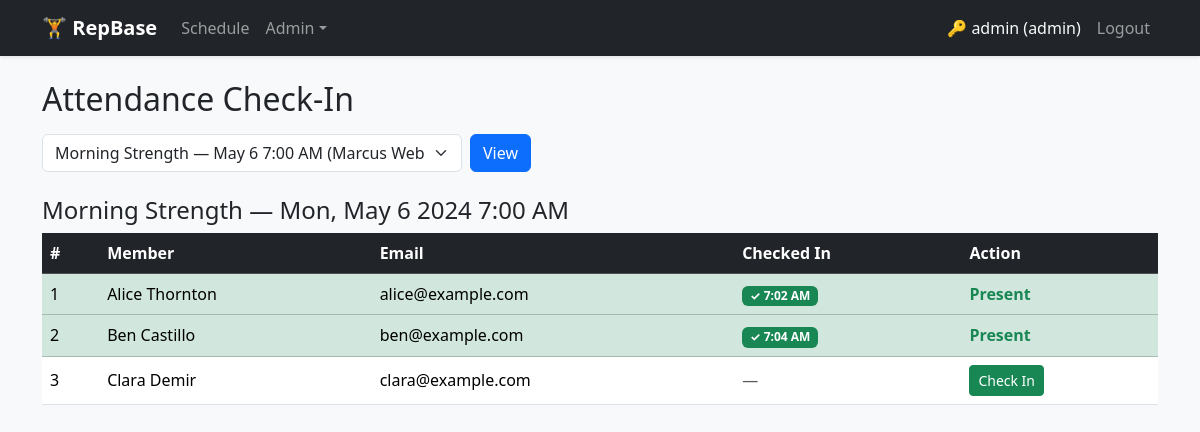
Screenshot of /attendance.php?class_id=1 (signed in) with the database file from the repository.
### tables this page shows
CREATE TABLE class (
    Class_id   INT UNSIGNED AUTO_INCREMENT PRIMARY KEY,
    Title      VARCHAR(120)  NOT NULL,
    Trainer_id INT UNSIGNED  NOT NULL,
    StartsAt   DATETIME      NOT NULL,
    Capacity   INT UNSIGNED  NOT NULL DEFAULT 20,
    Room       VARCHAR(60)   DEFAULT NULL,
    CONSTRAINT fk_cl_trainer FOREIGN KEY (Trainer_id) REFERENCES trainer (Trainer_id) ON DELETE RESTRICT
);

CREATE TABLE booking (
    Booking_id INT UNSIGNED AUTO_INCREMENT PRIMARY KEY,
    Class_id   INT UNSIGNED NOT NULL,
    Member_id  INT UNSIGNED NOT NULL,
    BookedAt   DATETIME     NOT NULL DEFAULT CURRENT_TIMESTAMP,
    Status     ENUM('booked','waitlisted','cancelled') NOT NULL DEFAULT 'booked',
    CONSTRAINT fk_bk_class  FOREIGN KEY (Class_id)  REFERENCES class  (Class_id)  ON DELETE CASCADE,
    CONSTRAINT fk_bk_member FOREIGN KEY (Member_id) REFERENCES member (Member_id) ON DELETE CASCADE,
    CONSTRAINT uq_class_member UNIQUE (Class_id, Member_id)
);

CREATE TABLE member (
    Member_id  INT UNSIGNED AUTO_INCREMENT PRIMARY KEY,
    Name       VARCHAR(120)  NOT NULL,
    Email      VARCHAR(180)  NOT NULL UNIQUE,
    Password   VARCHAR(255)  NOT NULL,
    Phone      VARCHAR(30)   DEFAULT NULL,
    JoinDate   DATE          NOT NULL DEFAULT (CURDATE())
);

CREATE TABLE attendance (
    Class_id    INT UNSIGNED NOT NULL,
    Member_id   INT UNSIGNED NOT NULL,
    CheckedInAt DATETIME     NOT NULL DEFAULT CURRENT_TIMESTAMP,
    PRIMARY KEY (Class_id, Member_id),
    CONSTRAINT fk_at_class  FOREIGN KEY (Class_id)  REFERENCES class  (Class_id)  ON DELETE CASCADE,
    CONSTRAINT fk_at_member FOREIGN KEY (Member_id) REFERENCES member (Member_id) ON DELETE CASCADE
);

### attendance.php (the view, shortened to what this page needs)
<?php
require_once __DIR__ . '/helpers.php';
$db      = db();
$classId = (int)($_GET['class_id'] ?? $_POST['class_id'] ?? 0);
$allClasses = $db->query("
    SELECT c.Class_id, c.Title, c.StartsAt, t.Name AS TrainerName
    FROM class c JOIN trainer t ON t.Trainer_id = c.Trainer_id
    ORDER BY c.StartsAt DESC
")->fetchAll();
$classInfo = null;
$bookings  = [];
if ($classId) {
    $stmt = $db->prepare("
        SELECT c.*, t.Name AS TrainerName
        FROM class c JOIN trainer t ON t.Trainer_id = c.Trainer_id
        WHERE c.Class_id = ?
    ");
    $stmt->execute([$classId]);
    $classInfo = $stmt->fetch();
    $stmt = $db->prepare("
        SELECT b.Booking_id, b.Member_id, b.Status,
               m.Name AS MemberName, m.Email,
               a.CheckedInAt
        FROM booking b
        JOIN member m ON m.Member_id = b.Member_id
        LEFT JOIN attendance a
            ON a.Class_id = b.Class_id AND a.Member_id = b.Member_id
        WHERE b.Class_id = ? AND b.Status = 'booked'
        ORDER BY m.Name ASC
    ");
    $stmt->execute([$classId]);
    $bookings = $stmt->fetchAll();
}
?>
<div class="container">
  <h2 class="mb-3">Attendance Check-In</h2>
  <form method="get" class="mb-4 d-flex gap-2">
    <select name="class_id" class="form-select" style="max-width:420px">
      <?php foreach ($allClasses as $cl): ?>
      <option value="<?= (int)$cl['Class_id'] ?>"
              <?= $cl['Class_id'] == $classId ? 'selected' : '' ?>>
        <?= e($cl['Title']) ?> — <?= e(date('M j g:i A', strtotime($cl['StartsAt']))) ?>
      </option>
      <?php endforeach; ?>
    </select>
    <button class="btn btn-primary" type="submit">View</button>
  </form>
  <?php if ($classInfo): ?>
  <h4><?= e($classInfo['Title']) ?> — <?= e(date('D, M j Y g:i A', strtotime($classInfo['StartsAt']))) ?></h4>
  <?php if (empty($bookings)): ?>
    <p class="text-muted">No confirmed bookings for this class.</p>
  <?php else: ?>
  <div class="table-responsive">
    <table class="table table-hover align-middle">
      <thead class="table-dark">
        <tr><th>#</th><th>Member</th><th>Email</th><th>Checked In</th><th>Action</th></tr>
      </thead>
      <tbody>
        <?php foreach ($bookings as $i => $bk): ?>
        <tr class="<?= $bk['CheckedInAt'] ? 'table-success' : '' ?>">
          <td><?= $i + 1 ?></td>
          <td><?= e($bk['MemberName']) ?></td>
          <td><?= e($bk['Email']) ?></td>
          <td>
            <?php if ($bk['CheckedInAt']): ?>
              <span class="badge bg-success">✓ <?= e(date('g:i A', strtotime($bk['CheckedInAt']))) ?></span>
            <?php else: ?>
              <span class="text-muted">—</span>
            <?php endif; ?>
          </td>
          <td>
            <?php if (!$bk['CheckedInAt']): ?>
            <form method="post" class="d-inline">
              <button class="btn btn-sm btn-success">Check In</button>
            </form>
            <?php else: ?>
              <span class="text-success fw-semibold">Present</span>
            <?php endif; ?>
          </td>
        </tr>
        <?php endforeach; ?>
      </tbody>
    </table>
  </div>
  <?php endif; ?>
  <?php endif; ?>
</div>

### styles.css (style rules this page uses)
body { background-color: #f8f9fa; }

### rows the page displays
class: Title "Morning Strength", StartsAt "Mon, May 6 2024 7:00 AM"
booking: Member.Name "Alice Thornton", Member.Email "alice@example.com", attendance.CheckedInAt "7:02 AM", shows "Present"
booking: Member.Name "Ben Castillo", Member.Email "ben@example.com", attendance.CheckedInAt "7:04 AM", shows "Present"
booking: Member.Name "Clara Demir", Member.Email "clara@example.com"

### other values shown
APP_NAME "RepBase"
$_SESSION['staff_username'] "admin"
$role "admin"
form field class_id "Morning Strength — May 6 7:00 AM (Marcus Webb)"
